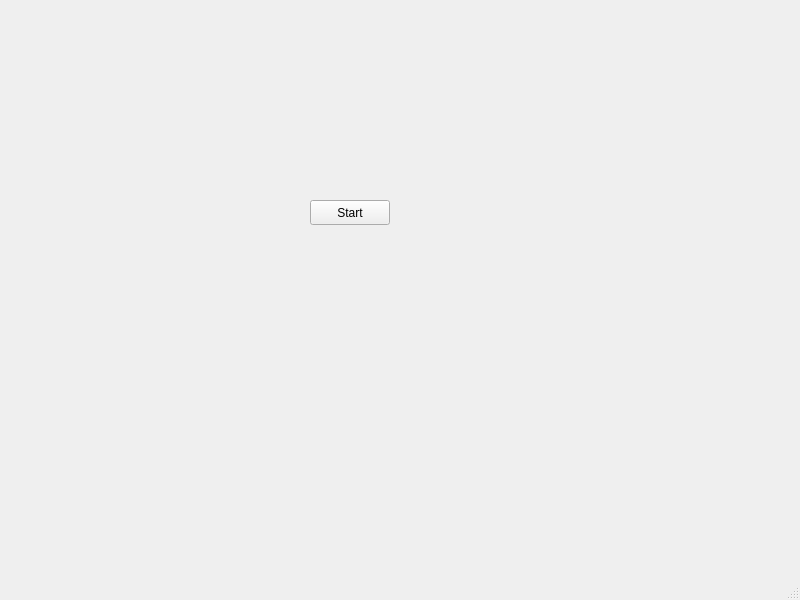
<?xml version="1.0" encoding="UTF-8"?>
<ui version="4.0">
 <class>Menu</class>
 <widget class="QMainWindow" name="Menu">
  <property name="geometry">
   <rect>
    <x>0</x>
    <y>0</y>
    <width>800</width>
    <height>600</height>
   </rect>
  </property>
  <property name="windowTitle">
   <string>Menu</string>
  </property>
  <widget class="QWidget" name="centralwidget">
   <widget class="QPushButton" name="StartButton">
    <property name="geometry">
     <rect>
      <x>310</x>
      <y>200</y>
      <width>80</width>
      <height>25</height>
     </rect>
    </property>
    <property name="text">
     <string>Start</string>
    </property>
   </widget>
  </widget>
  <widget class="QMenuBar" name="menubar">
   <property name="geometry">
    <rect>
     <x>0</x>
     <y>0</y>
     <width>800</width>
     <height>25</height>
    </rect>
   </property>
  </widget>
  <widget class="QStatusBar" name="statusbar"/>
 </widget>
 <resources/>
 <connections/>
</ui>
